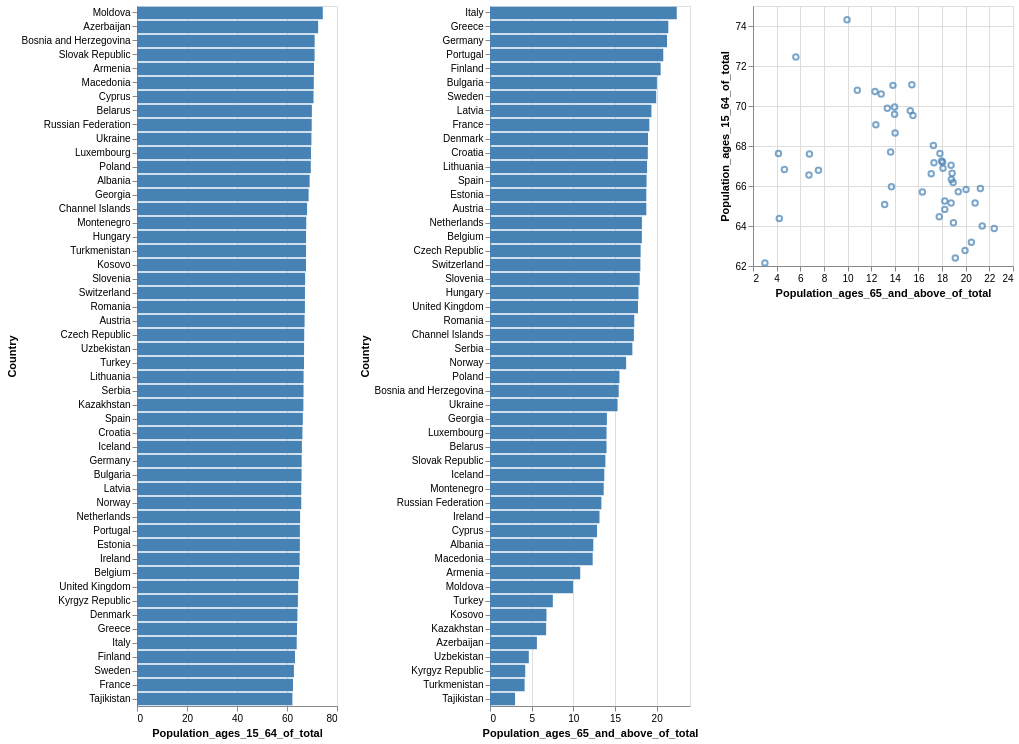

Source (Vega-Lite JSON):
### Vega specification from a JSON file in a GitHub repository (floating-point values rounded to 4 significant figures)
{"$schema": "https://vega.github.io/schema/vega/v5.json", "background": "white", "padding": 5, "data": [{"name": "brush_store"}, {"name": "source_0", "values": [{"Code": "ALB", "Country": "Albania", "Population_ages_15_64_of_total": 69.06, "Population_ages_65_and_above_of_total": 12.4}, {"Code": "ARM", "Country": "Armenia", "Population_ages_15_64_of_total": 70.79, "Population_ages_65_and_above_of_total": 10.83}, {"Code": "AUT", "Country": "Austria", "Population_ages_15_64_of_total": 67.03, "Population_ages_65_and_above_of_total": 18.76}, {"Code": "AZE", "Country": "Azerbaijan", "Population_ages_15_64_of_total": 72.46, "Population_ages_65_and_above_of_total": 5.626}, {"Code": "BLR", "Country": "Belarus", "Population_ages_15_64_of_total": 69.95, "Population_ages_65_and_above_of_total": 13.98}, {"Code": "BEL", "Country": "Belgium", "Population_ages_15_64_of_total": 64.83, "Population_ages_65_and_above_of_total": 18.22}, {"Code": "BIH", "Country": "Bosnia and Herzegovina", "Population_ages_15_64_of_total": 71.06, "Population_ages_65_and_above_of_total": 15.44}, {"Code": "BGR", "Country": "Bulgaria", "Population_ages_15_64_of_total": 65.83, "Population_ages_65_and_above_of_total": 20.03}, {"Code": "CHI", "Country": "Channel Islands", "Population_ages_15_64_of_total": 68.02, "Population_ages_65_and_above_of_total": 17.27}, {"Code": "HRV", "Country": "Croatia", "Population_ages_15_64_of_total": 66.17, "Population_ages_65_and_above_of_total": 18.94}, {"Code": "CYP", "Country": "Cyprus", "Population_ages_15_64_of_total": 70.6, "Population_ages_65_and_above_of_total": 12.85}, {"Code": "CZE", "Country": "Czech Republic", "Population_ages_15_64_of_total": 66.88, "Population_ages_65_and_above_of_total": 18.08}, {"Code": "DNK", "Country": "Denmark", "Population_ages_15_64_of_total": 64.16, "Population_ages_65_and_above_of_total": 18.96}, {"Code": "EST", "Country": "Estonia", "Population_ages_15_64_of_total": 65.15, "Population_ages_65_and_above_of_total": 18.76}, {"Code": "FIN", "Country": "Finland", "Population_ages_15_64_of_total": 63.18, "Population_ages_65_and_above_of_total": 20.48}, {"Code": "FRA", "Country": "France", "Population_ages_15_64_of_total": 62.4, "Population_ages_65_and_above_of_total": 19.12}, {"Code": "GEO", "Country": "Georgia", "Population_ages_15_64_of_total": 68.65, "Population_ages_65_and_above_of_total": 14.03}, {"Code": "DEU", "Country": "Germany", "Population_ages_15_64_of_total": 65.87, "Population_ages_65_and_above_of_total": 21.24}, {"Code": "GRC", "Country": "Greece", "Population_ages_15_64_of_total": 64.0, "Population_ages_65_and_above_of_total": 21.4}, {"Code": "HUN", "Country": "Hungary", "Population_ages_15_64_of_total": 67.62, "Population_ages_65_and_above_of_total": 17.82}, {"Code": "ISL", "Country": "Iceland", "Population_ages_15_64_of_total": 65.97, "Population_ages_65_and_above_of_total": 13.71}, {"Code": "IRL", "Country": "Ireland", "Population_ages_15_64_of_total": 65.08, "Population_ages_65_and_above_of_total": 13.14}, {"Code": "ITA", "Country": "Italy", "Population_ages_15_64_of_total": 63.88, "Population_ages_65_and_above_of_total": 22.41}, {"Code": "KAZ", "Country": "Kazakhstan", "Population_ages_15_64_of_total": 66.55, "Population_ages_65_and_above_of_total": 6.736}, {"Code": "XKX", "Country": "Kosovo", "Population_ages_15_64_of_total": 67.6, "Population_ages_65_and_above_of_total": 6.776}, {"Code": "KGZ", "Country": "Kyrgyz Republic", "Population_ages_15_64_of_total": 64.37, "Population_ages_65_and_above_of_total": 4.227}, {"Code": "LVA", "Country": "Latvia", "Population_ages_15_64_of_total": 65.71, "Population_ages_65_and_above_of_total": 19.37}, {"Code": "LTU", "Country": "Lithuania", "Population_ages_15_64_of_total": 66.64, "Population_ages_65_and_above_of_total": 18.85}, {"Code": "LUX", "Country": "Luxembourg", "Population_ages_15_64_of_total": 69.58, "Population_ages_65_and_above_of_total": 13.98}, {"Code": "MDA", "Country": "Moldova", "Population_ages_15_64_of_total": 74.31, "Population_ages_65_and_above_of_total": 9.958}, {"Code": "MNE", "Country": "Montenegro", "Population_ages_15_64_of_total": 67.7, "Population_ages_65_and_above_of_total": 13.65}, {"Code": "NLD", "Country": "Netherlands", "Population_ages_15_64_of_total": 65.25, "Population_ages_65_and_above_of_total": 18.23}, {"Code": "NOR", "Country": "Norway", "Population_ages_15_64_of_total": 65.7, "Population_ages_65_and_above_of_total": 16.33}, {"Code": "POL", "Country": "Poland", "Population_ages_15_64_of_total": 69.52, "Population_ages_65_and_above_of_total": 15.53}, {"Code": "PRT", "Country": "Portugal", "Population_ages_15_64_of_total": 65.16, "Population_ages_65_and_above_of_total": 20.79}, {"Code": "ROU", "Country": "Romania", "Population_ages_15_64_of_total": 67.17, "Population_ages_65_and_above_of_total": 17.31}, {"Code": "RUS", "Country": "Russian Federation", "Population_ages_15_64_of_total": 69.88, "Population_ages_65_and_above_of_total": 13.37}, {"Code": "SRB", "Country": "Serbia", "Population_ages_15_64_of_total": 66.62, "Population_ages_65_and_above_of_total": 17.08}, {"Code": "SVK", "Country": "Slovak Republic", "Population_ages_15_64_of_total": 71.03, "Population_ages_65_and_above_of_total": 13.85}, {"Code": "SVN", "Country": "Slovenia", "Population_ages_15_64_of_total": 67.25, "Population_ages_65_and_above_of_total": 17.97}, {"Code": "ESP", "Country": "Spain", "Population_ages_15_64_of_total": 66.33, "Population_ages_65_and_above_of_total": 18.79}, {"Code": "SWE", "Country": "Sweden", "Population_ages_15_64_of_total": 62.77, "Population_ages_65_and_above_of_total": 19.94}, {"Code": "CHE", "Country": "Switzerland", "Population_ages_15_64_of_total": 67.18, "Population_ages_65_and_above_of_total": 18.04}, {"Code": "TJK", "Country": "Tajikistan", "Population_ages_15_64_of_total": 62.16, "Population_ages_65_and_above_of_total": 3.006}, {"Code": "TUR", "Country": "Turkey", "Population_ages_15_64_of_total": 66.79, "Population_ages_65_and_above_of_total": 7.539}, {"Code": "TKM", "Country": "Turkmenistan", "Population_ages_15_64_of_total": 67.62, "Population_ages_65_and_above_of_total": 4.155}, {"Code": "UKR", "Country": "Ukraine", "Population_ages_15_64_of_total": 69.77, "Population_ages_65_and_above_of_total": 15.31}, {"Code": "GBR", "Country": "United Kingdom", "Population_ages_15_64_of_total": 64.47, "Population_ages_65_and_above_of_total": 17.76}, {"Code": "UZB", "Country": "Uzbekistan", "Population_ages_15_64_of_total": 66.82, "Population_ages_65_and_above_of_total": 4.658}, {"Code": "MKD", "Country": "Macedonia", "Population_ages_15_64_of_total": 70.72, "Population_ages_65_and_above_of_total": 12.32}]}, {"name": "data_1", "source": "source_0", "transform": [{"type": "filter", "expr": "datum[\"Population_ages_15_64_of_total\"] !== null && isFinite(datum[\"Population_ages_15_64_of_total\"])"}]}, {"name": "data_2", "source": "source_0", "transform": [{"type": "filter", "expr": "datum[\"Population_ages_65_and_above_of_total\"] !== null && isFinite(datum[\"Population_ages_65_and_above_of_total\"])"}]}, {"name": "data_3", "source": "source_0", "transform": [{"type": "filter", "expr": "datum[\"Population_ages_15_64_of_total\"] !== null && isFinite(datum[\"Population_ages_15_64_of_total\"]) && datum[\"Population_ages_65_and_above_of_total\"] !== null && isFinite(datum[\"Population_ages_65_and_above_of_total\"])"}]}], "signals": [{"name": "concat_0_width", "value": 200}, {"name": "concat_0_height", "value": 700}, {"name": "concat_1_width", "value": 200}, {"name": "concat_1_height", "value": 700}, {"name": "concat_2_width", "value": 260}, {"name": "concat_2_height", "value": 260}, {"name": "unit", "value": {}, "on": [{"events": "mousemove", "update": "isTuple(group()) ? group() : unit"}]}, {"name": "brush", "update": "vlSelectionResolve(\"brush_store\")"}], "layout": {"padding": 20, "bounds": "full", "align": "each"}, "marks": [{"type": "group", "name": "concat_0_group", "style": "cell", "encode": {"update": {"width": {"signal": "concat_0_width"}, "height": {"signal": "concat_0_height"}}}, "signals": [{"name": "brush_y", "value": [], "on": [{"events": {"source": "scope", "type": "mousedown", "filter": ["!event.item || event.item.mark.name !== \"brush_brush\""]}, "update": "[y(unit), y(unit)]"}, {"events": {"source": "window", "type": "mousemove", "consume": true, "between": [{"source": "scope", "type": "mousedown", "filter": ["!event.item || event.item.mark.name !== \"brush_brush\""]}, {"source": "window", "type": "mouseup"}]}, "update": "[brush_y[0], clamp(y(unit), 0, concat_0_height)]"}, {"events": {"signal": "brush_scale_trigger"}, "update": "[0, 0]"}, {"events": {"signal": "brush_translate_delta"}, "update": "clampRange(panLinear(brush_translate_anchor.extent_y, brush_translate_delta.y / span(brush_translate_anchor.extent_y)), 0, concat_0_height)"}, {"events": {"signal": "brush_zoom_delta"}, "update": "clampRange(zoomLinear(brush_y, brush_zoom_anchor.y, brush_zoom_delta), 0, concat_0_height)"}, {"events": [{"source": "scope", "type": "dblclick"}], "update": "[0, 0]"}]}, {"name": "brush_Country", "on": [{"events": {"signal": "brush_y"}, "update": "brush_y[0] === brush_y[1] ? null : invert(\"concat_0_y\", brush_y)"}]}, {"name": "brush_scale_trigger", "value": {}, "on": [{"events": [{"scale": "concat_0_y"}], "update": "(!isArray(brush_Country) || (invert(\"concat_0_y\", brush_y)[0] === brush_Country[0] && invert(\"concat_0_y\", brush_y)[1] === brush_Country[1])) ? brush_scale_trigger : {}"}]}, {"name": "brush_tuple", "on": [{"events": [{"signal": "brush_Country"}], "update": "brush_Country ? {unit: \"concat_0\", fields: brush_tuple_fields, values: [brush_Country]} : null"}]}, {"name": "brush_tuple_fields", "value": [{"field": "Country", "channel": "y", "type": "E"}]}, {"name": "brush_translate_anchor", "value": {}, "on": [{"events": [{"source": "scope", "type": "mousedown", "markname": "brush_brush"}], "update": "{x: x(unit), y: y(unit), extent_y: slice(brush_y)}"}]}, {"name": "brush_translate_delta", "value": {}, "on": [{"events": [{"source": "window", "type": "mousemove", "consume": true, "between": [{"source": "scope", "type": "mousedown", "markname": "brush_brush"}, {"source": "window", "type": "mouseup"}]}], "update": "{x: brush_translate_anchor.x - x(unit), y: brush_translate_anchor.y - y(unit)}"}]}, {"name": "brush_zoom_anchor", "on": [{"events": [{"source": "scope", "type": "wheel", "consume": true, "markname": "brush_brush"}], "update": "{x: x(unit), y: y(unit)}"}]}, {"name": "brush_zoom_delta", "on": [{"events": [{"source": "scope", "type": "wheel", "consume": true, "markname": "brush_brush"}], "force": true, "update": "pow(1.001, event.deltaY * pow(16, event.deltaMode))"}]}, {"name": "brush_modify", "update": "modify(\"brush_store\", brush_tuple, true)"}], "marks": [{"name": "brush_brush_bg", "type": "rect", "clip": true, "encode": {"enter": {"fill": {"value": "#333"}, "fillOpacity": {"value": 0.125}}, "update": {"x": [{"test": "data(\"brush_store\").length && data(\"brush_store\")[0].unit === \"concat_0\"", "value": 0}, {"value": 0}], "y": [{"test": "data(\"brush_store\").length && data(\"brush_store\")[0].unit === \"concat_0\"", "signal": "brush_y[0]"}, {"value": 0}], "x2": [{"test": "data(\"brush_store\").length && data(\"brush_store\")[0].unit === \"concat_0\"", "field": {"group": "width"}}, {"value": 0}], "y2": [{"test": "data(\"brush_store\").length && data(\"brush_store\")[0].unit === \"concat_0\"", "signal": "brush_y[1]"}, {"value": 0}]}}}, {"name": "concat_0_marks", "type": "rect", "style": ["bar"], "from": {"data": "data_1"}, "encode": {"update": {"fill": [{"test": "!(length(data(\"brush_store\"))) || (!(vlSelectionTest(\"brush_store\", datum)))", "value": "steelblue"}, {"value": "goldenrod"}], "x": {"scale": "concat_0_x", "field": "Population_ages_15_64_of_total"}, "x2": {"scale": "concat_0_x", "value": 0}, "y": {"scale": "concat_0_y", "field": "Country"}, "height": {"scale": "concat_0_y", "band": true}}}}, {"name": "brush_brush", "type": "rect", "clip": true, "encode": {"enter": {"fill": {"value": "transparent"}}, "update": {"x": [{"test": "data(\"brush_store\").length && data(\"brush_store\")[0].unit === \"concat_0\"", "value": 0}, {"value": 0}], "y": [{"test": "data(\"brush_store\").length && data(\"brush_store\")[0].unit === \"concat_0\"", "signal": "brush_y[0]"}, {"value": 0}], "x2": [{"test": "data(\"brush_store\").length && data(\"brush_store\")[0].unit === \"concat_0\"", "field": {"group": "width"}}, {"value": 0}], "y2": [{"test": "data(\"brush_store\").length && data(\"brush_store\")[0].unit === \"concat_0\"", "signal": "brush_y[1]"}, {"value": 0}], "stroke": [{"test": "brush_y[0] !== brush_y[1]", "value": "white"}, {"value": null}]}}}], "axes": [{"scale": "concat_0_x", "orient": "bottom", "gridScale": "concat_0_y", "grid": true, "tickCount": {"signal": "ceil(concat_0_width/40)"}, "domain": false, "labels": false, "maxExtent": 0, "minExtent": 0, "ticks": false, "zindex": 0}, {"scale": "concat_0_x", "orient": "bottom", "grid": false, "title": "Population_ages_15_64_of_total", "labelFlush": true, "labelOverlap": true, "tickCount": {"signal": "ceil(concat_0_width/40)"}, "zindex": 0}, {"scale": "concat_0_y", "orient": "left", "grid": false, "title": "Country", "labelOverlap": true, "zindex": 0}]}, {"type": "group", "name": "concat_1_group", "style": "cell", "encode": {"update": {"width": {"signal": "concat_1_width"}, "height": {"signal": "concat_1_height"}}}, "signals": [{"name": "brush_y", "value": [], "on": [{"events": {"source": "scope", "type": "mousedown", "filter": ["!event.item || event.item.mark.name !== \"brush_brush\""]}, "update": "[y(unit), y(unit)]"}, {"events": {"source": "window", "type": "mousemove", "consume": true, "between": [{"source": "scope", "type": "mousedown", "filter": ["!event.item || event.item.mark.name !== \"brush_brush\""]}, {"source": "window", "type": "mouseup"}]}, "update": "[brush_y[0], clamp(y(unit), 0, concat_1_height)]"}, {"events": {"signal": "brush_scale_trigger"}, "update": "[0, 0]"}, {"events": {"signal": "brush_translate_delta"}, "update": "clampRange(panLinear(brush_translate_anchor.extent_y, brush_translate_delta.y / span(brush_translate_anchor.extent_y)), 0, concat_1_height)"}, {"events": {"signal": "brush_zoom_delta"}, "update": "clampRange(zoomLinear(brush_y, brush_zoom_anchor.y, brush_zoom_delta), 0, concat_1_height)"}, {"events": [{"source": "scope", "type": "dblclick"}], "update": "[0, 0]"}]}, {"name": "brush_Country", "on": [{"events": {"signal": "brush_y"}, "update": "brush_y[0] === brush_y[1] ? null : invert(\"concat_1_y\", brush_y)"}]}, {"name": "brush_scale_trigger", "value": {}, "on": [{"events": [{"scale": "concat_1_y"}], "update": "(!isArray(brush_Country) || (invert(\"concat_1_y\", brush_y)[0] === brush_Country[0] && invert(\"concat_1_y\", brush_y)[1] === brush_Country[1])) ? brush_scale_trigger : {}"}]}, {"name": "brush_tuple", "on": [{"events": [{"signal": "brush_Country"}], "update": "brush_Country ? {unit: \"concat_1\", fields: brush_tuple_fields, values: [brush_Country]} : null"}]}, {"name": "brush_tuple_fields", "value": [{"field": "Country", "channel": "y", "type": "E"}]}, {"name": "brush_translate_anchor", "value": {}, "on": [{"events": [{"source": "scope", "type": "mousedown", "markname": "brush_brush"}], "update": "{x: x(unit), y: y(unit), extent_y: slice(brush_y)}"}]}, {"name": "brush_translate_delta", "value": {}, "on": [{"events": [{"source": "window", "type": "mousemove", "consume": true, "between": [{"source": "scope", "type": "mousedown", "markname": "brush_brush"}, {"source": "window", "type": "mouseup"}]}], "update": "{x: brush_translate_anchor.x - x(unit), y: brush_translate_anchor.y - y(unit)}"}]}, {"name": "brush_zoom_anchor", "on": [{"events": [{"source": "scope", "type": "wheel", "consume": true, "markname": "brush_brush"}], "update": "{x: x(unit), y: y(unit)}"}]}, {"name": "brush_zoom_delta", "on": [{"events": [{"source": "scope", "type": "wheel", "consume": true, "markname": "brush_brush"}], "force": true, "update": "pow(1.001, event.deltaY * pow(16, event.deltaMode))"}]}, {"name": "brush_modify", "update": "modify(\"brush_store\", brush_tuple, true)"}], "marks": [{"name": "brush_brush_bg", "type": "rect", "clip": true, "encode": {"enter": {"fill": {"value": "#333"}, "fillOpacity": {"value": 0.125}}, "update": {"x": [{"test": "data(\"brush_store\").length && data(\"brush_store\")[0].unit === \"concat_1\"", "value": 0}, {"value": 0}], "y": [{"test": "data(\"brush_store\").length && data(\"brush_store\")[0].unit === \"concat_1\"", "signal": "brush_y[0]"}, {"value": 0}], "x2": [{"test": "data(\"brush_store\").length && data(\"brush_store\")[0].unit === \"concat_1\"", "field": {"group": "width"}}, {"value": 0}], "y2": [{"test": "data(\"brush_store\").length && data(\"brush_store\")[0].unit === \"concat_1\"", "signal": "brush_y[1]"}, {"value": 0}]}}}, {"name": "concat_1_marks", "type": "rect", "style": ["bar"], "from": {"data": "data_2"}, "encode": {"update": {"fill": [{"test": "!(length(data(\"brush_store\"))) || (!(vlSelectionTest(\"brush_store\", datum)))", "value": "steelblue"}, {"value": "goldenrod"}], "x": {"scale": "concat_1_x", "field": "Population_ages_65_and_above_of_total"}, "x2": {"scale": "concat_1_x", "value": 0}, "y": {"scale": "concat_1_y", "field": "Country"}, "height": {"scale": "concat_1_y", "band": true}}}}, {"name": "brush_brush", "type": "rect", "clip": true, "encode": {"enter": {"fill": {"value": "transparent"}}, "update": {"x": [{"test": "data(\"brush_store\").length && data(\"brush_store\")[0].unit === \"concat_1\"", "value": 0}, {"value": 0}], "y": [{"test": "data(\"brush_store\").length && data(\"brush_store\")[0].unit === \"concat_1\"", "signal": "brush_y[0]"}, {"value": 0}], "x2": [{"test": "data(\"brush_store\").length && data(\"brush_store\")[0].unit === \"concat_1\"", "field": {"group": "width"}}, {"value": 0}], "y2": [{"test": "data(\"brush_store\").length && data(\"brush_store\")[0].unit === \"concat_1\"", "signal": "brush_y[1]"}, {"value": 0}], "stroke": [{"test": "brush_y[0] !== brush_y[1]", "value": "white"}, {"value": null}]}}}], "axes": [{"scale": "concat_1_x", "orient": "bottom", "gridScale": "concat_1_y", "grid": true, "tickCount": {"signal": "ceil(concat_1_width/40)"}, "domain": false, "labels": false, "maxExtent": 0, "minExtent": 0, "ticks": false, "zindex": 0}, {"scale": "concat_1_x", "orient": "bottom", "grid": false, "title": "Population_ages_65_and_above_of_total", "labelFlush": true, "labelOverlap": true, "tickCount": {"signal": "ceil(concat_1_width/40)"}, "zindex": 0}, {"scale": "concat_1_y", "orient": "left", "grid": false, "title": "Country", "labelOverlap": true, "zindex": 0}]}, {"type": "group", "name": "concat_2_group", "style": "cell", "encode": {"update": {"width": {"signal": "concat_2_width"}, "height": {"signal": "concat_2_height"}}}, "signals": [{"name": "brush_x", "value": [], "on": [{"events": {"source": "scope", "type": "mousedown", "filter": ["!event.item || event.item.mark.name !== \"brush_brush\""]}, "update": "[x(unit), x(unit)]"}, {"events": {"source": "window", "type": "mousemove", "consume": true, "between": [{"source": "scope", "type": "mousedown", "filter": ["!event.item || event.item.mark.name !== \"brush_brush\""]}, {"source": "window", "type": "mouseup"}]}, "update": "[brush_x[0], clamp(x(unit), 0, concat_2_width)]"}, {"events": {"signal": "brush_scale_trigger"}, "update": "[scale(\"concat_2_x\", brush_Population_ages_65_and_above_of_total[0]), scale(\"concat_2_x\", brush_Population_ages_65_and_above_of_total[1])]"}, {"events": {"signal": "brush_translate_delta"}, "update": "clampRange(panLinear(brush_translate_anchor.extent_x, brush_translate_delta.x / span(brush_translate_anchor.extent_x)), 0, concat_2_width)"}, {"events": {"signal": "brush_zoom_delta"}, "update": "clampRange(zoomLinear(brush_x, brush_zoom_anchor.x, brush_zoom_delta), 0, concat_2_width)"}, {"events": [{"source": "scope", "type": "dblclick"}], "update": "[0, 0]"}]}, {"name": "brush_Population_ages_65_and_above_of_total", "on": [{"events": {"signal": "brush_x"}, "update": "brush_x[0] === brush_x[1] ? null : invert(\"concat_2_x\", brush_x)"}]}, {"name": "brush_y", "value": [], "on": [{"events": {"source": "scope", "type": "mousedown", "filter": ["!event.item || event.item.mark.name !== \"brush_brush\""]}, "update": "[y(unit), y(unit)]"}, {"events": {"source": "window", "type": "mousemove", "consume": true, "between": [{"source": "scope", "type": "mousedown", "filter": ["!event.item || event.item.mark.name !== \"brush_brush\""]}, {"source": "window", "type": "mouseup"}]}, "update": "[brush_y[0], clamp(y(unit), 0, concat_2_height)]"}, {"events": {"signal": "brush_scale_trigger"}, "update": "[scale(\"concat_2_y\", brush_Population_ages_15_64_of_total[0]), scale(\"concat_2_y\", brush_Population_ages_15_64_of_total[1])]"}, {"events": {"signal": "brush_translate_delta"}, "update": "clampRange(panLinear(brush_translate_anchor.extent_y, brush_translate_delta.y / span(brush_translate_anchor.extent_y)), 0, concat_2_height)"}, {"events": {"signal": "brush_zoom_delta"}, "update": "clampRange(zoomLinear(brush_y, brush_zoom_anchor.y, brush_zoom_delta), 0, concat_2_height)"}, {"events": [{"source": "scope", "type": "dblclick"}], "update": "[0, 0]"}]}, {"name": "brush_Population_ages_15_64_of_total", "on": [{"events": {"signal": "brush_y"}, "update": "brush_y[0] === brush_y[1] ? null : invert(\"concat_2_y\", brush_y)"}]}, {"name": "brush_scale_trigger", "value": {}, "on": [{"events": [{"scale": "concat_2_x"}, {"scale": "concat_2_y"}], "update": "(!isArray(brush_Population_ages_65_and_above_of_total) || (+invert(\"concat_2_x\", brush_x)[0] === +brush_Population_ages_65_and_above_of_total[0] && +invert(\"concat_2_x\", brush_x)[1] === +brush_Population_ages_65_and_above_of_total[1])) && (!isArray(brush_Population_ages_15_64_of_total) || (+invert(\"concat_2_y\", brush_y)[0] === +brush_Population_ages_15_64_of_total[0] && +invert(\"concat_2_y\", brush_y)[1] === +brush_Population_ages_15_64_of_total[1])) ? brush_scale_trigger : {}"}]}, {"name": "brush_tuple", "on": [{"events": [{"signal": "brush_Population_ages_65_and_above_of_total || brush_Population_ages_15_64_of_total"}], "update": "brush_Population_ages_65_and_above_of_total && brush_Population_ages_15_64_of_total ? {unit: \"concat_2\", fields: brush_tuple_fields, values: [brush_Population_ages_65_and_above_of_total,brush_Population_ages_15_64_of_total]} : null"}]}, {"name": "brush_tuple_fields", "value": [{"field": "Population_ages_65_and_above_of_total", "channel": "x", "type": "R"}, {"field": "Population_ages_15_64_of_total", "channel": "y", "type": "R"}]}, {"name": "brush_translate_anchor", "value": {}, "on": [{"events": [{"source": "scope", "type": "mousedown", "markname": "brush_brush"}], "update": "{x: x(unit), y: y(unit), extent_x: slice(brush_x), extent_y: slice(brush_y)}"}]}, {"name": "brush_translate_delta", "value": {}, "on": [{"events": [{"source": "window", "type": "mousemove", "consume": true, "between": [{"source": "scope", "type": "mousedown", "markname": "brush_brush"}, {"source": "window", "type": "mouseup"}]}], "update": "{x: brush_translate_anchor.x - x(unit), y: brush_translate_anchor.y - y(unit)}"}]}, {"name": "brush_zoom_anchor", "on": [{"events": [{"source": "scope", "type": "wheel", "consume": true, "markname": "brush_brush"}], "update": "{x: x(unit), y: y(unit)}"}]}, {"name": "brush_zoom_delta", "on": [{"events": [{"source": "scope", "type": "wheel", "consume": true, "markname": "brush_brush"}], "force": true, "update": "pow(1.001, event.deltaY * pow(16, event.deltaMode))"}]}, {"name": "brush_modify", "update": "modify(\"brush_store\", brush_tuple, true)"}], "marks": [{"name": "brush_brush_bg", "type": "rect", "clip": true, "encode": {"enter": {"fill": {"value": "#333"}, "fillOpacity": {"value": 0.125}}, "update": {"x": [{"test": "data(\"brush_store\").length && data(\"brush_store\")[0].unit === \"concat_2\"", "signal": "brush_x[0]"}, {"value": 0}], "y": [{"test": "data(\"brush_store\").length && data(\"brush_store\")[0].unit === \"concat_2\"", "signal": "brush_y[0]"}, {"value": 0}], "x2": [{"test": "data(\"brush_store\").length && data(\"brush_store\")[0].unit === \"concat_2\"", "signal": "brush_x[1]"}, {"value": 0}], "y2": [{"test": "data(\"brush_store\").length && data(\"brush_store\")[0].unit === \"concat_2\"", "signal": "brush_y[1]"}, {"value": 0}]}}}, {"name": "concat_2_marks", "type": "symbol", "style": ["point"], "from": {"data": "data_3"}, "encode": {"update": {"opacity": {"value": 0.7}, "fill": {"value": "transparent"}, "stroke": [{"test": "!(length(data(\"brush_store\"))) || (!(vlSelectionTest(\"brush_store\", datum)))", "value": "steelblue"}, {"value": "goldenrod"}], "x": [{"test": "datum[\"Population_ages_65_and_above_of_total\"] === null || !isFinite(datum[\"Population_ages_65_and_above_of_total\"])", "value": 0}, {"scale": "concat_2_x", "field": "Population_ages_65_and_above_of_total"}], "y": [{"test": "datum[\"Population_ages_15_64_of_total\"] === null || !isFinite(datum[\"Population_ages_15_64_of_total\"])", "field": {"group": "height"}}, {"scale": "concat_2_y", "field": "Population_ages_15_64_of_total"}]}}}, {"name": "brush_brush", "type": "rect", "clip": true, "encode": {"enter": {"fill": {"value": "transparent"}}, "update": {"x": [{"test": "data(\"brush_store\").length && data(\"brush_store\")[0].unit === \"concat_2\"", "signal": "brush_x[0]"}, {"value": 0}], "y": [{"test": "data(\"brush_store\").length && data(\"brush_store\")[0].unit === \"concat_2\"", "signal": "brush_y[0]"}, {"value": 0}], "x2": [{"test": "data(\"brush_store\").length && data(\"brush_store\")[0].unit === \"concat_2\"", "signal": "brush_x[1]"}, {"value": 0}], "y2": [{"test": "data(\"brush_store\").length && data(\"brush_store\")[0].unit === \"concat_2\"", "signal": "brush_y[1]"}, {"value": 0}], "stroke": [{"test": "brush_x[0] !== brush_x[1] && brush_y[0] !== brush_y[1]", "value": "white"}, {"value": null}]}}}], "axes": [{"scale": "concat_2_x", "orient": "bottom", "gridScale": "concat_2_y", "grid": true, "tickCount": {"signal": "ceil(concat_2_width/40)"}, "domain": false, "labels": false, "maxExtent": 0, "minExtent": 0, "ticks": false, "zindex": 0}, {"scale": "concat_2_y", "orient": "left", "gridScale": "concat_2_x", "grid": true, "tickCount": {"signal": "ceil(concat_2_height/40)"}, "domain": false, "labels": false, "maxExtent": 0, "minExtent": 0, "ticks": false, "zindex": 0}, {"scale": "concat_2_x", "orient": "bottom", "grid": false, "title": "Population_ages_65_and_above_of_total", "labelFlush": true, "labelOverlap": true, "tickCount": {"signal": "ceil(concat_2_width/40)"}, "zindex": 0}, {"scale": "concat_2_y", "orient": "left", "grid": false, "title": "Population_ages_15_64_of_total", "labelOverlap": true, "tickCount": {"signal": "ceil(concat_2_height/40)"}, "zindex": 0}]}], "scales": [{"name": "concat_0_x", "type": "linear", "domain": {"data": "data_1", "field": "Population_ages_15_64_of_total"}, "range": [0, {"signal": "concat_0_width"}], "nice": true, "zero": true}, {"name": "concat_0_y", "type": "band", "domain": {"data": "source_0", "field": "Country", "sort": {"op": "mean", "field": "Population_ages_15_64_of_total", "order": "descending"}}, "range": [0, {"signal": "concat_0_height"}], "paddingInner": 0.1, "paddingOuter": 0.05}, {"name": "concat_1_x", "type": "linear", "domain": {"data": "data_2", "field": "Population_ages_65_and_above_of_total"}, "range": [0, {"signal": "concat_1_width"}], "nice": true, "zero": true}, {"name": "concat_1_y", "type": "band", "domain": {"data": "source_0", "field": "Country", "sort": {"op": "mean", "field": "Population_ages_65_and_above_of_total", "order": "descending"}}, "range": [0, {"signal": "concat_1_height"}], "paddingInner": 0.1, "paddingOuter": 0.05}, {"name": "concat_2_x", "type": "linear", "domain": {"data": "data_3", "field": "Population_ages_65_and_above_of_total"}, "range": [0, {"signal": "concat_2_width"}], "zero": false, "nice": true}, {"name": "concat_2_y", "type": "linear", "domain": {"data": "data_3", "field": "Population_ages_15_64_of_total"}, "range": [{"signal": "concat_2_height"}, 0], "zero": false, "nice": true}], "config": {"background": "white"}}
